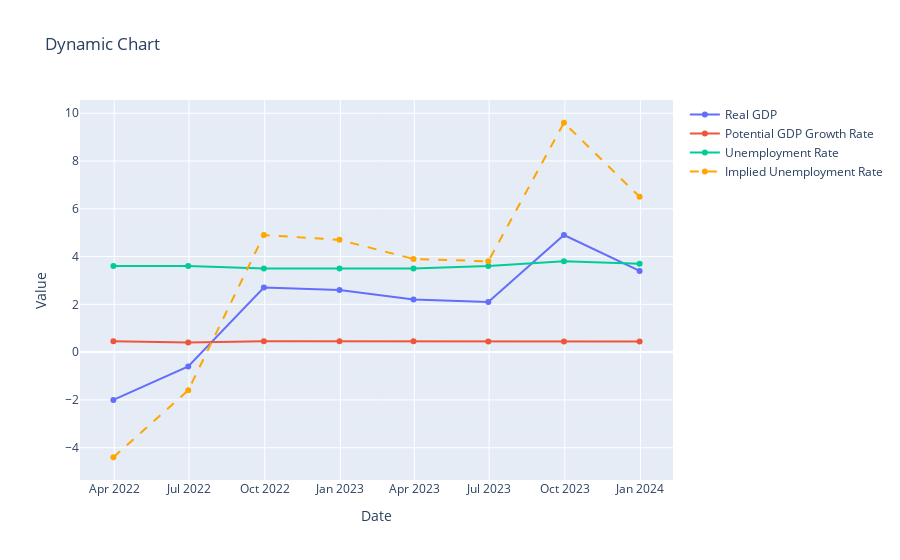

This figure's notebook cell:
### Code cell
import pandas as pd
import numpy as np
import plotly.graph_objs as go

# Assuming values for k and c
k = 2.0  # Normal rate of growth in the labor force plus normal rate of increase in labor productivity
c = 2.0  # Okun's coefficient

# Generate the monthly time span
date_range = pd.date_range(start='2022-01-01', end='2025-01-01', freq='M')

# Select data for each DataFrame to fill the new DataFrame
# Assuming dfrealgdp, dfpotentialgdp_merged, and dfunemploymentrate are already defined
df_realgdp_selected = dfrealgdp[dfrealgdp['Date'].isin(date_range)].rename(columns={'Value': 'Value_realgdp'})
df_potentialgdp_selected = dfpotentialgdp_merged[dfpotentialgdp_merged['Date'].isin(date_range)].rename(columns={'Value': 'Value_potentialgdp_growth_rate'})
df_unemploymentrate_selected = dfunemploymentrate[dfunemploymentrate['Date'].isin(date_range)].rename(columns={'Value': 'Value_unemploymentrate'})

# Merge the selected data into the new DataFrame
merged_df = pd.merge(date_range.to_frame(), df_realgdp_selected, left_on=0, right_on='Date', how='left')
merged_df = pd.merge(merged_df, df_potentialgdp_selected, on='Date', how='left')
merged_df = pd.merge(merged_df, df_unemploymentrate_selected, on='Date', how='left')

# Convert columns to numeric type if needed
numeric_cols = ['Value_realgdp', 'Value_unemploymentrate']
for col in numeric_cols:
    merged_df[col] = pd.to_numeric(merged_df[col].str.rstrip('%'), errors='coerce')

# Convert 'Value_potentialgdp_growth_rate' column to string type and then to numeric type, and handle missing values
merged_df['Value_potentialgdp_growth_rate'] = pd.to_numeric(merged_df['Value_potentialgdp_growth_rate'].astype(str).str.rstrip('%'), errors='coerce')
merged_df['Value_potentialgdp_growth_rate'].fillna(method='ffill', inplace=True)  # Forward fill missing values

# Apply Okun's Law to estimate the implied unemployment rate
merged_df['Implied_Unemployment_Rate'] = merged_df['Value_unemploymentrate'] + c * (merged_df['Value_realgdp'] - k)

# Create Plotly figure
fig = go.Figure()

# Add traces for each dataset
fig.add_trace(go.Scatter(x=merged_df['Date'], y=merged_df['Value_realgdp'], mode='lines+markers', name='Real GDP'))
fig.add_trace(go.Scatter(x=merged_df['Date'], y=merged_df['Value_potentialgdp_growth_rate'], mode='lines+markers', name='Potential GDP Growth Rate'))
fig.add_trace(go.Scatter(x=merged_df['Date'], y=merged_df['Value_unemploymentrate'], mode='lines+markers', name='Unemployment Rate'))
fig.add_trace(go.Scatter(x=merged_df['Date'], y=merged_df['Implied_Unemployment_Rate'], mode='lines+markers', name='Implied Unemployment Rate', line=dict(dash='dash', color='orange')))

# Add lines connecting the dots
fig.update_traces(connectgaps=True)

# Add error lines connecting actual and implied unemployment rates
fig.add_trace(go.Scatter(x=merged_df['Date'], y=merged_df['Value_unemploymentrate'], mode='lines', line=dict(color='red', width=1), showlegend=False))
fig.add_trace(go.Scatter(x=merged_df['Date'], y=merged_df['Implied_Unemployment_Rate'], mode='lines', line=dict(color='orange', width=1), showlegend=False))

# Update layout
fig.update_layout(title='Dynamic Chart',
                  xaxis_title='Date',
                  yaxis_title='Value')

# Show plot
fig.show()

### Figure 1 — Plotly figure (JSON) as saved in the notebook; plotly's stock layout.template omitted (floating-point values rounded to 4 significant figures)
{"data": [{"connectgaps": true, "mode": "lines+markers", "name": "Real GDP", "type": "scatter", "x": [null, null, "2022-03-31T00:00:00", null, null, "2022-06-30T00:00:00", null, null, "2022-09-30T00:00:00", null, null, "2022-12-31T00:00:00", null, null, "2023-03-31T00:00:00", null, null, "2023-06-30T00:00:00", null, null, "2023-09-30T00:00:00", null, null, "2023-12-31T00:00:00", null, null, null, null, null, null, null, null, null, null, null, null], "y": [null, null, -2, null, null, -0.6, null, null, 2.7, null, null, 2.6, null, null, 2.2, null, null, 2.1, null, null, 4.9, null, null, 3.4, null, null, null, null, null, null, null, null, null, null, null, null]}, {"connectgaps": true, "mode": "lines+markers", "name": "Potential GDP Growth Rate", "type": "scatter", "x": [null, null, "2022-03-31T00:00:00", null, null, "2022-06-30T00:00:00", null, null, "2022-09-30T00:00:00", null, null, "2022-12-31T00:00:00", null, null, "2023-03-31T00:00:00", null, null, "2023-06-30T00:00:00", null, null, "2023-09-30T00:00:00", null, null, "2023-12-31T00:00:00", null, null, null, null, null, null, null, null, null, null, null, null], "y": [null, null, 0.4587, 0.4587, 0.4587, 0.4059, 0.4059, 0.4059, 0.4548, 0.4548, 0.4548, 0.4527, 0.4527, 0.4527, 0.4507, 0.4507, 0.4507, 0.4487, 0.4487, 0.4487, 0.4467, 0.4467, 0.4467, 0.4447, 0.4447, 0.4447, 0.4447, 0.4447, 0.4447, 0.4447, 0.4447, 0.4447, 0.4447, 0.4447, 0.4447, 0.4447]}, {"connectgaps": true, "mode": "lines+markers", "name": "Unemployment Rate", "type": "scatter", "x": [null, null, "2022-03-31T00:00:00", null, null, "2022-06-30T00:00:00", null, null, "2022-09-30T00:00:00", null, null, "2022-12-31T00:00:00", null, null, "2023-03-31T00:00:00", null, null, "2023-06-30T00:00:00", null, null, "2023-09-30T00:00:00", null, null, "2023-12-31T00:00:00", null, null, null, null, null, null, null, null, null, null, null, null], "y": [null, null, 3.6, null, null, 3.6, null, null, 3.5, null, null, 3.5, null, null, 3.5, null, null, 3.6, null, null, 3.8, null, null, 3.7, null, null, null, null, null, null, null, null, null, null, null, null]}, {"connectgaps": true, "line": {"color": "orange", "dash": "dash"}, "mode": "lines+markers", "name": "Implied Unemployment Rate", "type": "scatter", "x": [null, null, "2022-03-31T00:00:00", null, null, "2022-06-30T00:00:00", null, null, "2022-09-30T00:00:00", null, null, "2022-12-31T00:00:00", null, null, "2023-03-31T00:00:00", null, null, "2023-06-30T00:00:00", null, null, "2023-09-30T00:00:00", null, null, "2023-12-31T00:00:00", null, null, null, null, null, null, null, null, null, null, null, null], "y": [null, null, -4.4, null, null, -1.6, null, null, 4.9, null, null, 4.7, null, null, 3.9, null, null, 3.8, null, null, 9.6, null, null, 6.5, null, null, null, null, null, null, null, null, null, null, null, null]}, {"line": {"color": "red", "width": 1}, "mode": "lines", "showlegend": false, "type": "scatter", "x": [null, null, "2022-03-31T00:00:00", null, null, "2022-06-30T00:00:00", null, null, "2022-09-30T00:00:00", null, null, "2022-12-31T00:00:00", null, null, "2023-03-31T00:00:00", null, null, "2023-06-30T00:00:00", null, null, "2023-09-30T00:00:00", null, null, "2023-12-31T00:00:00", null, null, null, null, null, null, null, null, null, null, null, null], "y": [null, null, 3.6, null, null, 3.6, null, null, 3.5, null, null, 3.5, null, null, 3.5, null, null, 3.6, null, null, 3.8, null, null, 3.7, null, null, null, null, null, null, null, null, null, null, null, null]}, {"line": {"color": "orange", "width": 1}, "mode": "lines", "showlegend": false, "type": "scatter", "x": [null, null, "2022-03-31T00:00:00", null, null, "2022-06-30T00:00:00", null, null, "2022-09-30T00:00:00", null, null, "2022-12-31T00:00:00", null, null, "2023-03-31T00:00:00", null, null, "2023-06-30T00:00:00", null, null, "2023-09-30T00:00:00", null, null, "2023-12-31T00:00:00", null, null, null, null, null, null, null, null, null, null, null, null], "y": [null, null, -4.4, null, null, -1.6, null, null, 4.9, null, null, 4.7, null, null, 3.9, null, null, 3.8, null, null, 9.6, null, null, 6.5, null, null, null, null, null, null, null, null, null, null, null, null]}], "layout": {"title": {"text": "Dynamic Chart"}, "xaxis": {"title": {"text": "Date"}}, "yaxis": {"title": {"text": "Value"}}}}
